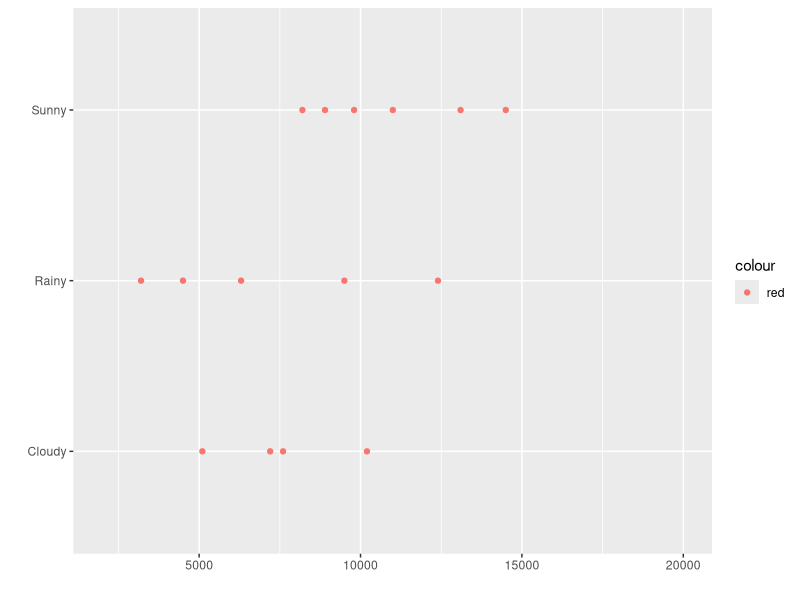

Write the R code that produced this figure. (Note: this script raises an error after producing the figure.)
# R Activity Example
# Justin Laiti (March 25)

# Research question: Does weather impact step count? 
# (comparing step count to sunny/rainy days)

# clear workspace
rm(list = ls())

# load packages
library(tidyverse)

# predefined data, usually you would load your own spreadsheet of data here
data <- data.frame(
  steps = c(8200, 12400, 5100, 9800, 11000, 3200, 7600, 14500, 6300, 10200, 4500, 8900, 13100, 7200, 9500),
  weather = c("Sunny", "Rainy", "Cloudy", "Sunny", "Sunny", "Rainy", "Cloudy", "Sunny", "Rainy", "Cloudy", "Rainy", "Sunny", "Sunny", "Cloudy", "Rainy")
)

# scatter plot ("bad" example)
ggplot(data, aes(x = steps, y = weather, color = "red")) +
  geom_point() +
  scale_x_continuous(limits = c(2000,20000)) +
  labs(x = "", y = "")

# calculate summary metrics
data %<>% group_by(weather) # group data in order to use the summarize operation next
summary_data <- data %>% summarize(count = n(), mean = mean(steps), sd = sd(steps))
tibble(summary_data) # inspect it to make sure it's what you want!

# use summary metrics to create a bar chart with error bars ("better" example)
ggplot(summary_data, aes(x = weather, y = mean, fill = weather)) +
  geom_col() +
  geom_errorbar(width = 0.3, aes(ymin = mean - sd, ymax = mean + sd)) +
  ggtitle("Impact of Weather on Steps") +
  scale_x_discrete(name = "Weather") +
  scale_y_continuous(name = "Steps")
